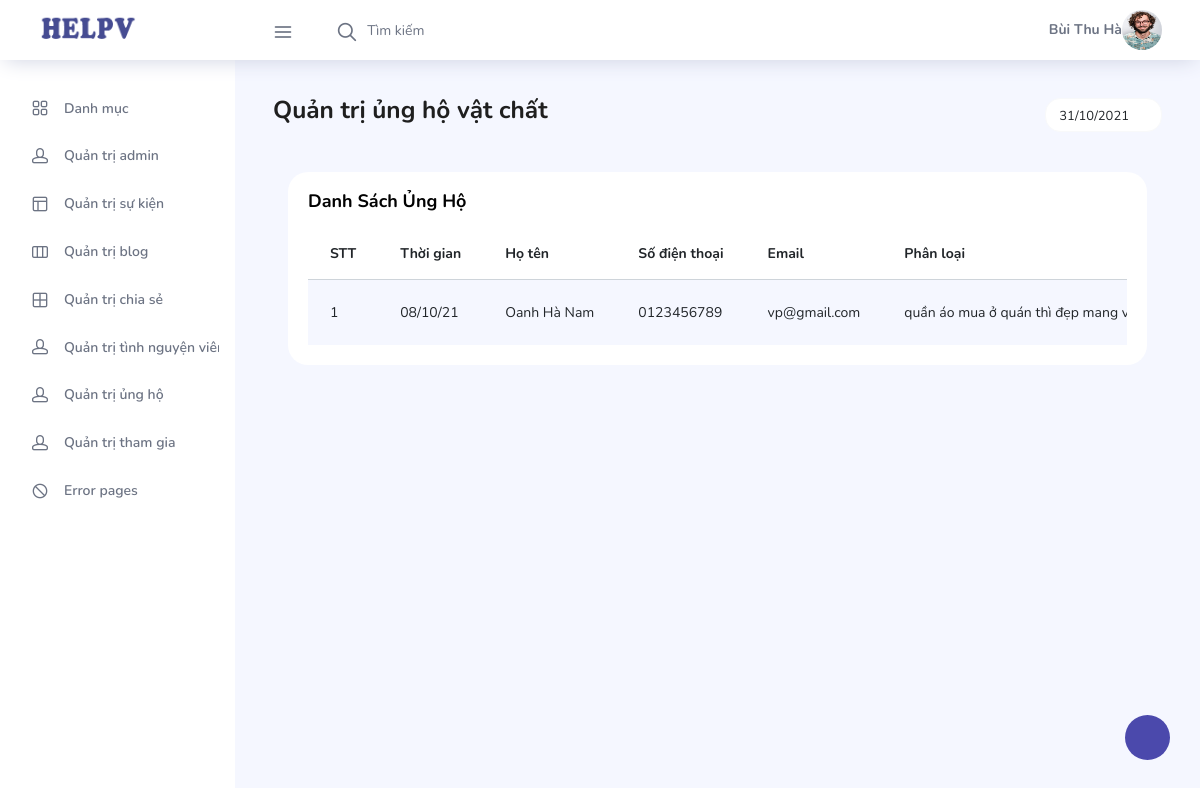
/quan_tri_ung_ho_vat_chat.php (signed in), run on the app's committed database.
### tables this page shows
CREATE TABLE `tbl_ungho_vatchat` (
  `id_vat_chat` int(11) NOT NULL,
  `ten` varchar(50) NOT NULL,
  `sdt` varchar(20) NOT NULL,
  `email` text NOT NULL,
  `phanloai` varchar(200) NOT NULL,
  `time` datetime NOT NULL DEFAULT current_timestamp(),
  `trang_thai` varchar(100) NOT NULL,
  `id_su_kien` int(11) NOT NULL
);

### quan_tri_ung_ho_vat_chat.php (the view, shortened to what this page needs)
<?php
$ten=$_SESSION['ten'];
$anh=$_SESSION['anh'];
;?>
<!DOCTYPE html>
<html lang="en">
<head>
  <link rel="stylesheet" href="vendors/feather/feather.css">
  <link rel="stylesheet" href="vendors/ti-icons/css/themify-icons.css">
  <link rel="stylesheet" href="vendors/css/vendor.bundle.base.css">
  <link rel="stylesheet" href="vendors/datatables.net-bs4/dataTables.bootstrap4.css">
  <link rel="stylesheet" href="vendors/ti-icons/css/themify-icons.css">
  <link rel="stylesheet" type="text/css" href="js/select.dataTables.min.css">
  <link rel="stylesheet" href="css/vertical-layout-light/style.css">
</head>
<body>
  <div class="container-scroller">
    <nav class="navbar col-lg-12 col-12 p-0 fixed-top d-flex flex-row">
      <div class="text-center navbar-brand-wrapper d-flex align-items-center justify-content-center">
       <a class="navbar-brand brand-logo mr-5" href="index.php"><img src="images/a.jpg" class="mr-2" alt="logo"/></a>
      </div>
      <div class="navbar-menu-wrapper d-flex align-items-center justify-content-end">
        <button class="navbar-toggler navbar-toggler align-self-center" type="button" data-toggle="minimize">
          <span class="icon-menu"></span>
        </button>
        <ul class="navbar-nav mr-lg-2">
          <li class="nav-item nav-search d-none d-lg-block">
            <div class="input-group">
              <div class="input-group-prepend hover-cursor" id="navbar-search-icon">
                <span class="input-group-text" id="search">
                  <i class="icon-search"></i>
                </span>
              </div>
              <input type="text" class="form-control" id="navbar-search-input" placeholder="Tìm kiếm" aria-label="search" aria-describedby="search">
            </div>
          </li>
        </ul>
        <ul class="navbar-nav navbar-nav-right">
          <li class="nav-item nav-profile dropdown">
          <strong><?php echo $ten ;?></strong>
            <a class="nav-link dropdown-toggle" href="#" data-toggle="dropdown" id="profileDropdown">
              <img src="../<?php echo $anh ;?>" alt="profile"/>
            </a>
          </li>
        </ul>
      </div>
    </nav>
    <div class="container-fluid page-body-wrapper">
      <div class="theme-setting-wrapper">
        <div id="settings-trigger"><i class="ti-settings"></i></div>
      </div>
      <nav class="sidebar sidebar-offcanvas" id="sidebar">
        <ul class="nav">
          <li class="nav-item">
            <a class="nav-link" href="index.php">
              <i class="icon-grid menu-icon"></i>
              <span class="menu-title">Danh mục</span>
            </a>
          </li>
          <li class="nav-item">
            <a class="nav-link" href="quan_tri_admin.php">
              <i class="icon-head menu-icon"></i>
              <span class="menu-title">Quản trị admin</span>
            </a>
          </li>
          <li class="nav-item">
            <a class="nav-link" href="quan_tri_su_kien.php">
              <i class="icon-layout menu-icon"></i>
              <span class="menu-title">Quản trị sự kiện</span>
            </a>
          </li>
          <li class="nav-item">
            <a class="nav-link" href="quan_tri_blog.php">
              <i class="icon-columns menu-icon"></i>
              <span class="menu-title">Quản trị blog</span>
            </a>
          </li>
          <li class="nav-item">
            <a class="nav-link" href="quan_tri_chia_se.php">
              <i class="icon-grid-2 menu-icon"></i>
              <span class="menu-title">Quản trị chia sẻ</span>
            </a>
          </li>
          <li class="nav-item">
            <a class="nav-link" href="quan_tri_tinh_nguyen_vien.php">
              <i class="icon-head menu-icon"></i>
              <span class="menu-title">Quản trị tình nguyện viên</span>
            </a>
          </li>
           <li class="nav-item">
            <a class="nav-link" data-toggle="collapse" href="#auth" aria-expanded="false" aria-controls="auth">
              <i class="icon-head menu-icon"></i>
              <span class="menu-title">Quản trị ủng hộ</span>
              <i class="menu-arrow"></i>
            </a>
          </li>
          <li class="nav-item">
            <a class="nav-link" href="quan_tri_tham_gia.php">
              <i class="icon-head menu-icon"></i>
              <span class="menu-title">Quản trị tham gia</span>
            </a>
          </li>
          <li class="nav-item">
            <a class="nav-link" data-toggle="collapse" href="#error" aria-expanded="false" aria-controls="error">
              <i class="icon-ban menu-icon"></i>
              <span class="menu-title">Error pages</span>
              <i class="menu-arrow"></i>
            </a>
          </li>
        </ul>
      </nav>
      <div class="main-panel">
        <div class="content-wrapper">
          <div class="row">
            <div class="col-md-12 grid-margin">
              <div class="row">
                <div class="col-12 col-xl-8 mb-4 mb-xl-0">
                  <h3 class="font-weight-bold">Quản trị ủng hộ vật chất</h3>
                </div>
                <div class="col-12 col-xl-4">
                 <div class="justify-content-end d-flex">
                  <div class="dropdown flex-md-grow-1 flex-xl-grow-0">
                    <button class="btn btn-sm btn-light bg-white dropdown-toggle" type="button" id="dropdownMenuDate2">
                     <i class="mdi mdi-calendar"></i><?php echo date("d/m/Y") ;?>
                    </button>
                  </div>
                 </div>
                </div>
              </div>
            </div>
          </div>
            <div class="col-lg-12 grid-margin stretch-card">
              <div class="card">
                <div class="card-body">
                  <h4 class="card-title">Danh sách ủng hộ</h4>
                  <div class="table-responsive">
                    <table class="table table-striped">
                      <thead>
                        <tr>
                          <th>
                            STT
                          </th>
                          <th>Thời gian</th>
                          <th>
                            Họ tên
                          </th>
                          <th>
                            Số điện thoại
                          </th>
                          <th>
                            Email
                          </th>
                          <th>
                            Phân loại
                          </th>
                        </tr>
                      </thead>
                      <tbody>
                      <?php
                        include('../config.php');
                        $sql = "
                                SELECT id_vat_chat, tbl_ungho_vatchat.ten, time, email, sdt, phanloai, trang_thai, tbl_su_kien.ten as 'Su_kien' from tbl_ungho_vatchat join tbl_su_kien on tbl_ungho_vatchat.id_su_kien = tbl_su_kien.id_su_kien order by id_vat_chat DESC";
                        $ten_ung_ho = mysqli_query($ket_noi, $sql);
                        $i=0;
                        while ($row = mysqli_fetch_array($ten_ung_ho))
                            {
                                $i++;
                                ;?>
                        <tr>
                          <td>
                           <?php echo $i;?>
                          </td>
                          <td><?php echo date("d/m/y", strtotime($row["time"]));?></td>
                          <td>
                            <?php echo $row["ten"];?>
                          </td>
                          <td>
                            <?php echo $row["sdt"];?>
                          </td>
                           <td>
                            <?php echo $row["email"];?>
                          </td>
                          <td>
                              <?php echo $row["phanloai"];?>
                          </td>
                        </tr>
                        <?php }
                            mysqli_close($ket_noi) ;?>
                      </tbody>
                    </table>
                  </div>
                </div>
              </div>
            </div>
          </div>
        </div>
      </div>
    </div>
</body>
</html>

### data on the page
tbl_ungho_vatchat: time "08/10/21", ten "Oanh Hà Nam", sdt "0123456789", email "vp@gmail.com", phanloai "quần áo mua ở quán thì đẹp mang…"

### other printed values
$ten "Bùi Thu Hà"
